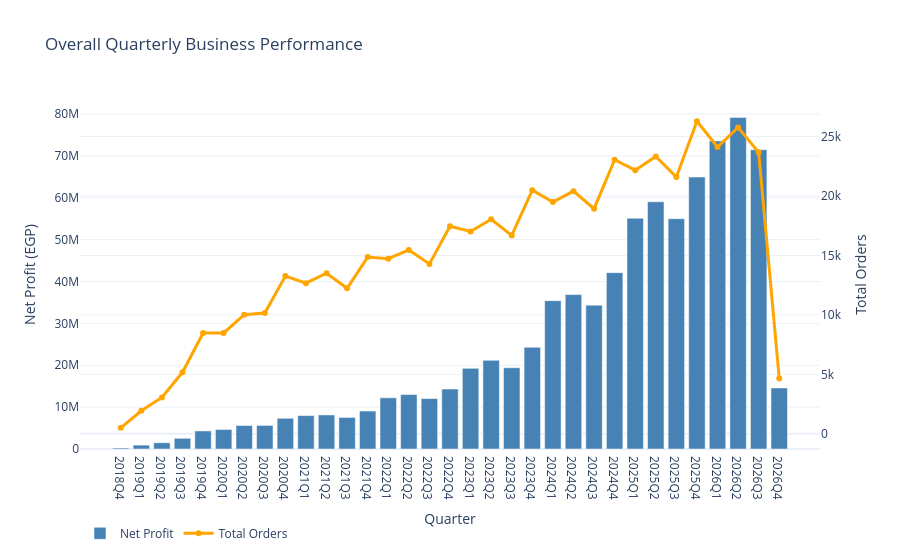

Notebook cell for this chart:
### Code cell
import plotly.graph_objects as go

fig = go.Figure()

fig.add_trace(
    go.Bar(
        x=quarterly_overall['Quarter Year'].astype(str),
        y=quarterly_overall['Net_Profit'],
        name='Net Profit',
        marker_color='steelblue',
        yaxis='y'
    )
)

fig.add_trace(
    go.Scatter(
        x=quarterly_overall['Quarter Year'].astype(str),
        y=quarterly_overall['Total_Orders'],
        name='Total Orders',
        mode='lines+markers',
        line=dict(color='orange', width=3),
        yaxis='y2'
    )
)

fig.update_layout(
    title='Overall Quarterly Business Performance',

    xaxis=dict(title='Quarter'),

    yaxis=dict(
        title='Net Profit (EGP)',
        side='left'
    ),

    yaxis2=dict(
        title='Total Orders',
        overlaying='y',
        side='right'
    ),

    hovermode='x unified',
    template='plotly_white',
    legend=dict(
        orientation='h',
        y=-0.2
    )
)

fig.show()

### Figure 1 — Plotly figure (JSON) as saved in the notebook; plotly's stock layout.template omitted (floating-point values rounded to 4 significant figures)
{"data": [{"marker": {"color": "steelblue"}, "name": "Net Profit", "type": "bar", "x": ["2018Q4", "2019Q1", "2019Q2", "2019Q3", "2019Q4", "2020Q1", "2020Q2", "2020Q3", "2020Q4", "2021Q1", "2021Q2", "2021Q3", "2021Q4", "2022Q1", "2022Q2", "2022Q3", "2022Q4", "2023Q1", "2023Q2", "2023Q3", "2023Q4", "2024Q1", "2024Q2", "2024Q3", "2024Q4", "2025Q1", "2025Q2", "2025Q3", "2025Q4", "2026Q1", "2026Q2", "2026Q3", "2026Q4"], "y": [248700.0, 925600.0, 1498000.0, 2546000.0, 4311000.0, 4661000.0, 5611000.0, 5636000.0, 7335000.0, 7981000.0, 8131000.0, 7537000.0, 9067000.0, 12220000.0, 13000000.0, 12040000.0, 14310000.0, 19260000.0, 21180000.0, 19410000.0, 24300000.0, 35430000.0, 36880000.0, 34360000.0, 42120000.0, 55110000.0, 59050000.0, 55020000.0, 64960000.0, 73580000.0, 79190000.0, 71480000.0, 14590000.0], "yaxis": "y"}, {"line": {"color": "orange", "width": 3}, "mode": "lines+markers", "name": "Total Orders", "type": "scatter", "x": ["2018Q4", "2019Q1", "2019Q2", "2019Q3", "2019Q4", "2020Q1", "2020Q2", "2020Q3", "2020Q4", "2021Q1", "2021Q2", "2021Q3", "2021Q4", "2022Q1", "2022Q2", "2022Q3", "2022Q4", "2023Q1", "2023Q2", "2023Q3", "2023Q4", "2024Q1", "2024Q2", "2024Q3", "2024Q4", "2025Q1", "2025Q2", "2025Q3", "2025Q4", "2026Q1", "2026Q2", "2026Q3", "2026Q4"], "y": [505, 1939, 3056, 5172, 8476, 8479, 10022, 10153, 13267, 12664, 13507, 12236, 14862, 14726, 15466, 14289, 17453, 17018, 18045, 16679, 20491, 19495, 20407, 18934, 23049, 22172, 23330, 21593, 26289, 24116, 25761, 23668, 4641], "yaxis": "y2"}], "layout": {"hovermode": "x unified", "legend": {"orientation": "h", "y": -0.2}, "title": {"text": "Overall Quarterly Business Performance"}, "xaxis": {"title": {"text": "Quarter"}}, "yaxis": {"side": "left", "title": {"text": "Net Profit (EGP)"}}, "yaxis2": {"overlaying": "y", "side": "right", "title": {"text": "Total Orders"}}}}
